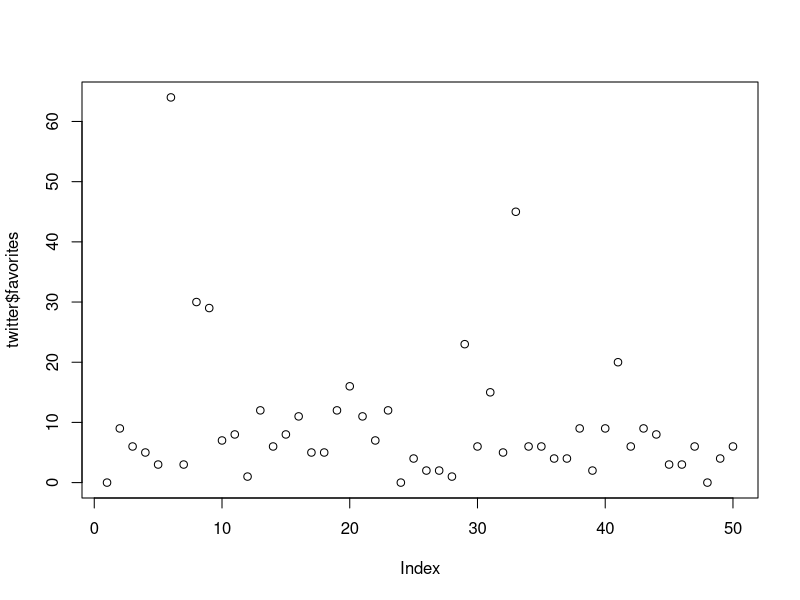
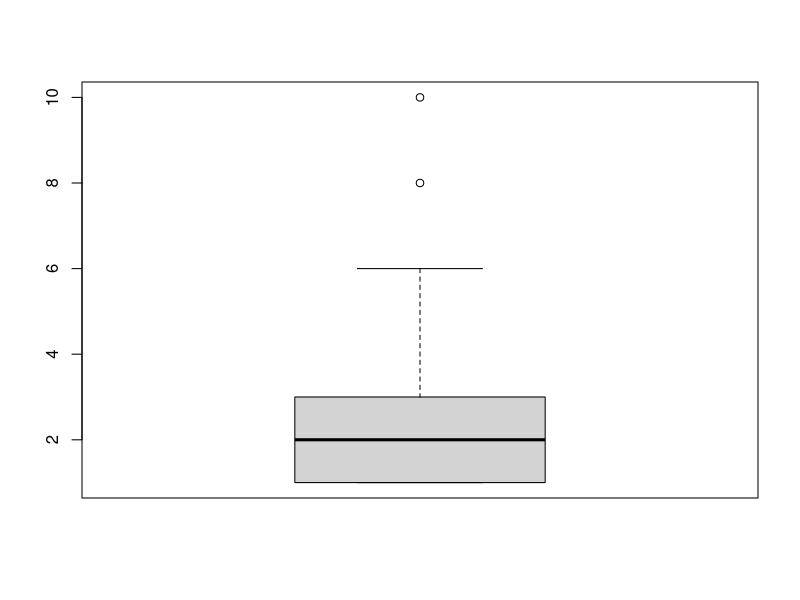

Source code (R) for these figures, in order:
#
# Dieses Skript beinhaltet einige grundlegende
# Funktionen für die Arbeit mit und Analyse von 
# Datensätzen
#

# Paket Tidyverse laden 
library(tidyverse)


#
# Daten einlesen und abspeichern ---- 
#

# CSV-Daten einlesen, mit read_csv2, 
# da Daten mit Semikolon getrennt sind.
twitter <- read_csv2("example-twitter.csv")

# Erstellen und Abspeichern eines neuen Datensatzes 
tweets.jeautor <- twitter %>% 
  count(from)

write_csv(tweets.jeautor, "tweets.jeautor.csv")


#
# Basifunktionen in R für Datenanalyse----
#

# Auszählen vo Häufigkeiten: 
# Wie oft wurden Tweets ge-retweetet?
table(twitter$retweets)

# Ausgeben von Grafiken: 
# Anzahl der Favorites nach Tweet-ID
plot(twitter$favorites)

# Ausgeben von Boxplots: 
# Verteilung der Retweets
boxplot(twitter$retweets)

# Ausgeben der Fünf-Punkte-Zusammenfassung :
# Verteilung der Favorites
summary(twitter$favorites)


#
# Funktionen aus dem Tidyverse für Datenanalyse ----
#

# Auswahl durch Filter- und Select-Bedingung mit Pipe
# Filter= Auswählen von Zeilen
# Select= Auswählen von Spalten
auswahl <- twitter %>% 
  filter(from == "exogol") %>% 
  select(hashtags)

# Auswahl durch Filter- und Select-Bedingung ohne Pipe
auswahl <- filter(twitter, from =="exogol")
auswahl <- select(auswahl, hashtags)

# Sortieren der Reihenfolge der Zeilen 
# mithilfe von arrange
# Über das "-" vor der Variable 
# kann absteigend sortiert werden
twitter %>% 
  arrange(-favorites)

# Erstellen und Überschreiben von Spalten mit mutate
# Zunächst: Überschreibend der Spalte retweets, indem 
# alle NAs mit 0ern ersetzt werdeän 
# Anschließend: Erstellen der Spalte "engagement", 
# in der die Werte aus favorites, replies und retweets
# zusammengefasst werden.
twitter <- twitter %>%  
  mutate(retweets = replace_na(retweets, 0)) %>% 
  mutate(engagement = favorites + replies + retweets)

# Split-Apply-Combine:
# Je Autor:in die duchschnittliche Anzahl 
# der Favorites übre alle Tweets hinweg bestimmen.
favorites <- twitter %>% 
  group_by(from) %>%  
  summarize(durchschnitt=mean(favorites)) %>% 
  ungroup()

# Zusammenzählen von Werten eines Datensatzes
twitter %>%
  count()

# Zusammenzählen von Werten für Gruppen 
# durch Angabe einer Spalte
# hier: wie viele Tweets je Autor:in verfasst wurden
twitter %>%  
  count(from)
aes
